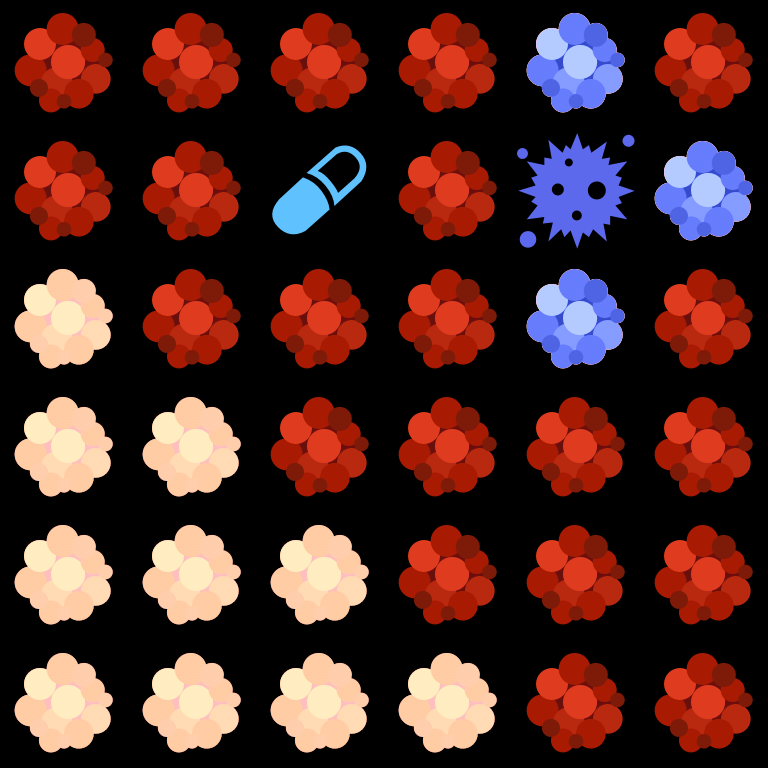

Rendered tile map (Tiled .tmx) drawn with the repository's tilesets; below, a short description and the full map source, tile grids included:
An orthogonal 6x6 tile map with 128x128 px tiles, 1 tile layer (Tile Layer 1).

<map version="1.0" tiledversion="1.0.3" orientation="orthogonal" renderorder="right-down" width="6" height="6" tilewidth="128" tileheight="128" nextobjectid="1">
 <tileset firstgid="1" name="Tiles" tilewidth="128" tileheight="128" tilecount="14" columns="7">
  <image source="../images/Tiles.png" width="896" height="256" />
 </tileset>
 <layer name="Tile Layer 1" width="6" height="6">
  <data encoding="csv">
13,13,13,13,2,13,
13,13,1,13,3,2,
14,13,13,13,2,13,
14,14,13,13,13,13,
14,14,14,13,13,13,
14,14,14,14,13,13
</data>
 </layer>
</map>
